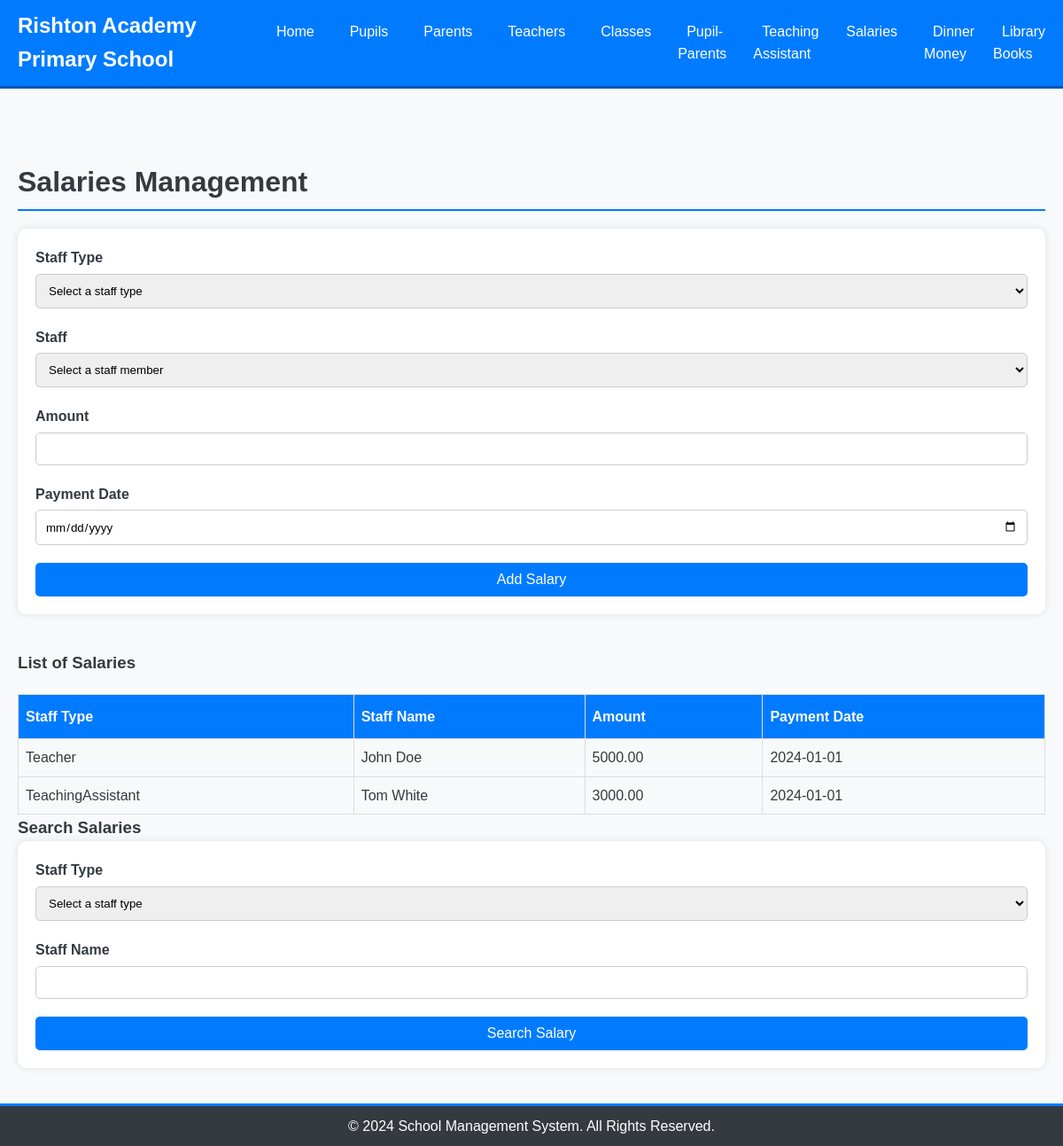
/salaries.php, run on the app's committed database.
### tables this page shows
CREATE TABLE `Salaries` (
  `SalaryID` int(11) NOT NULL,
  `StaffType` varchar(255) NOT NULL,
  `StaffID` int(11) NOT NULL,
  `Amount` decimal(10,2) NOT NULL,
  `PaymentDate` date NOT NULL
);

### salaries.php (the view, shortened to what this page needs)
<?php include 'templates/layout.php'; ?>
<?php include 'includes/db_connect.php'; ?>
<div class="container">
    <section class="salaries-management">
        <h2>Salaries Management</h2>
        <form method="post" action="salaries.php" class="form-salary">
            <div class="form-group">
                <label for="staff_type">Staff Type</label>
                <select id="staff_type" name="staff_type" required>
                    <option value="">Select a staff type</option>
                </select>
            </div>
            <div class="form-group">
                <label for="staff_id">Staff</label>
                <select id="staff_id" name="staff_id" required>
                    <option value="">Select a staff member</option>
                </select>
            </div>
            <div class="form-group">
                <label for="amount">Amount</label>
                <input type="number" step="0.01" id="amount" name="amount" required>
            </div>
            <div class="form-group">
                <label for="payment_date">Payment Date</label>
                <input type="date" id="payment_date" name="payment_date" required>
            </div>
            <button type="submit" name="add_salary" class="btn btn-primary">Add Salary</button>
        </form>
        <h3>List of Salaries</h3>
        <table class="salaries-table">
            <thead>
                <tr>
                    <th>Staff Type</th>
                    <th>Staff Name</th>
                    <th>Amount</th>
                    <th>Payment Date</th>
                </tr>
            </thead>
            <tbody>
                <?php
                $result = $link->query("
                    SELECT Salaries.StaffType,
                           IF(Salaries.StaffType='Teacher', Teachers.Name, TeachingAssistants.Name) AS StaffName,
                           Salaries.Amount, Salaries.PaymentDate
                    FROM Salaries
                    LEFT JOIN Teachers ON Salaries.StaffType='Teacher' AND Salaries.StaffID=Teachers.TeacherID
                    LEFT JOIN TeachingAssistants ON Salaries.StaffType='TeachingAssistant' AND Salaries.StaffID=TeachingAssistants.TAID
                ");
                while($row = $result->fetch_assoc()) {
                    echo "<tr>
                            <td>" . $row['StaffType'] . "</td>
                            <td>" . $row['StaffName'] . "</td>
                            <td>" . $row['Amount'] . "</td>
                            <td>" . $row['PaymentDate'] . "</td>
                        </tr>";
                }
                ?>
            </tbody>
        </table>
        <h3>Search Salaries</h3>
        <form method="get" action="salaries.php" class="form-salary">
            <div class="form-group">
                <label for="search_staff_type">Staff Type</label>
                <select id="search_staff_type" name="search_staff_type" required>
                    <option value="">Select a staff type</option>
                </select>
            </div>
            <div class="form-group">
                <label for="search_name">Staff Name</label>
                <input type="text" id="search_name" name="search_name" required>
            </div>
            <button type="submit" name="search_salary" class="btn btn-primary">Search Salary</button>
        </form>
    </section>
</div>
<footer>
    <div class="container">
        <p>&copy; 2024 School Management System. All Rights Reserved.</p>
    </div>
</footer>
</body>
</html>

### css/styles.css (style rules this page uses)
* { margin: 0; padding: 0; box-sizing: border-box; font-family: Arial, sans-serif; }
body { background-color: #f8f9fa; color: #343a40; line-height: 1.6; }
.container { max-width: 1200px; margin: auto; padding: 0 20px; }
footer { background: #343a40; color: #fff; text-align: center; padding: 10px 0; border-top: 3px solid #007bff; }
footer p { margin: 0; }
.form-group { margin-bottom: 20px; }
.form-group label { margin-bottom: 5px; display: block; font-weight: bold; }
.form-group input, .form-group textarea, .form-group select { width: 100%; padding: 10px; border-radius: 5px; border: 1px solid #ccc; }
.btn { background: #007bff; color: #fff; padding: 10px 20px; text-decoration: none; border-radius: 5px; transition: background 0.3s; cursor: pointer; border: none; font-size: 1em; }
.salaries-management { margin-top: 40px; }
.salaries-management h2 { font-size: 2em; margin-bottom: 20px; border-bottom: 2px solid #007bff; padding-bottom: 5px; }
.form-salary { display: flex; flex-direction: column; margin-bottom: 40px; padding: 20px; background: #fff; border-radius: 10px; box-shadow: 0 0 10px rgba(0, 0, 0, 0.1); }
.form-group input, .form-group select { width: 100%; padding: 10px; border-radius: 5px; border: 1px solid #ccc; }
.salaries-table { width: 100%; border-collapse: collapse; margin-top: 20px; }
.salaries-table th, .salaries-table td { border: 1px solid #ddd; padding: 8px; text-align: left; }
.salaries-table th { background-color: #007bff; color: white; padding-top: 12px; padding-bottom: 12px; }

### data on the page
salaries: StaffType "Teacher", StaffName "John Doe", Amount "5000.00", PaymentDate "2024-01-01"
salaries: StaffType "TeachingAssistant", StaffName "Tom White", Amount "3000.00", PaymentDate "2024-01-01"
